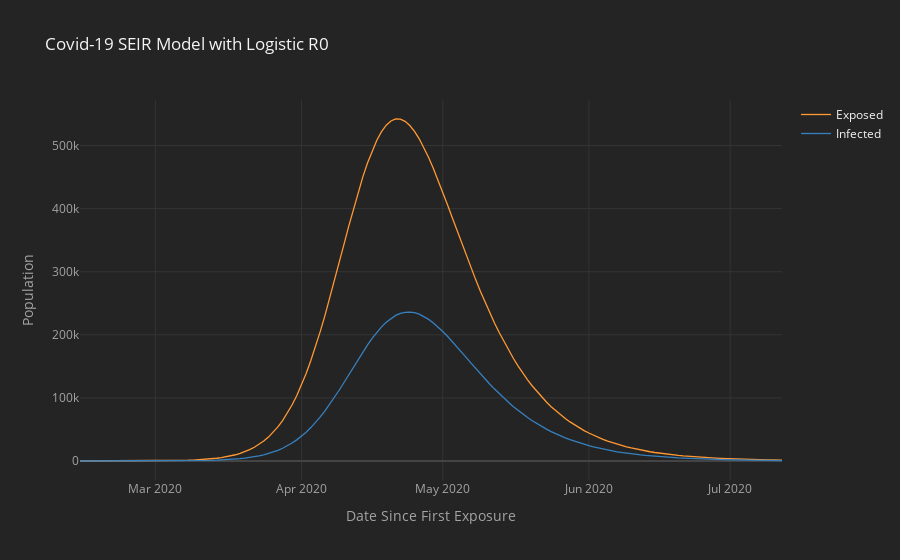

The cell this chart's notebook holds for it:
### Code cell
# plot SEIR moodel dengan logistic R0
res[['Exposed', 'Infected']].iplot(kind='scatter',
                                   theme='henanigans',
                                   xTitle='Date Since First Exposure',
                                   yTitle='Population',title='Covid-19 SEIR Model with Logistic R0')

### Figure 1 — Plotly figure (JSON) as saved in the notebook; plotly's stock layout.template omitted (floating-point values rounded to 4 significant figures; data arrays with more than 128 entries replaced by an {"elided": "..."} marker saying what was removed)
{"data": [{"line": {"color": "rgba(255, 153, 51, 1.0)", "dash": "solid", "shape": "linear", "width": 1.3}, "mode": "lines", "name": "Exposed", "text": "", "type": "scatter", "x": {"elided": "150 str values"}, "y": {"elided": "150 float values"}}, {"line": {"color": "rgba(55, 128, 191, 1.0)", "dash": "solid", "shape": "linear", "width": 1.3}, "mode": "lines", "name": "Infected", "text": "", "type": "scatter", "x": {"elided": "150 str values"}, "y": {"elided": "150 float values"}}], "layout": {"legend": {"bgcolor": "#242424", "font": {"color": "#F4F4F4"}}, "paper_bgcolor": "#242424", "plot_bgcolor": "#242424", "title": {"font": {"color": "#F4F4F4"}, "text": "Covid-19 SEIR Model with Logistic R0"}, "xaxis": {"gridcolor": "#343434", "showgrid": true, "tickfont": {"color": "#A4A4A4"}, "title": {"font": {"color": "#A4A4A4"}, "text": "Date Since First Exposure"}, "zerolinecolor": "#444444"}, "yaxis": {"gridcolor": "#343434", "showgrid": true, "tickfont": {"color": "#A4A4A4"}, "title": {"font": {"color": "#A4A4A4"}, "text": "Population"}, "zerolinecolor": "#444444"}}}
